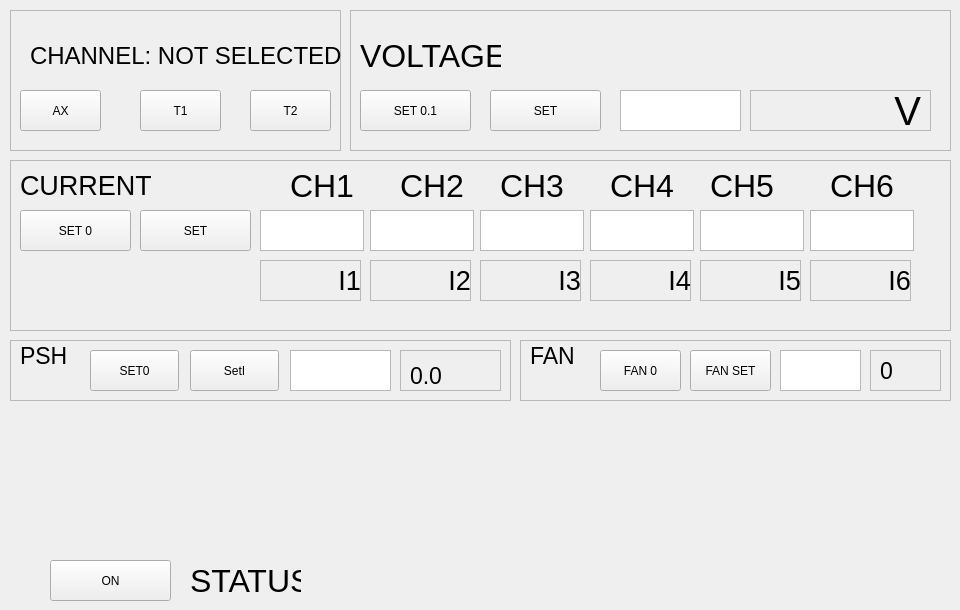
    <widget class="QWidget" name="SHIM">
     <attribute name="title">
      <string>SHIM</string>
     </attribute>
     <widget class="QPushButton" name="pushButtonAX">
      <property name="geometry">
       <rect>
        <x>20</x>
        <y>90</y>
        <width>81</width>
        <height>41</height>
       </rect>
      </property>
      <property name="text">
       <string>AX</string>
      </property>
     </widget>
     <widget class="QPushButton" name="pushButton_T1">
      <property name="geometry">
       <rect>
        <x>140</x>
        <y>90</y>
        <width>81</width>
        <height>41</height>
       </rect>
      </property>
      <property name="text">
       <string>T1</string>
      </property>
     </widget>
     <widget class="QPushButton" name="pushButton_T2">
      <property name="geometry">
       <rect>
        <x>250</x>
        <y>90</y>
        <width>81</width>
        <height>41</height>
       </rect>
      </property>
      <property name="text">
       <string>T2</string>
      </property>
     </widget>
     <widget class="QFrame" name="frame_2">
      <property name="geometry">
       <rect>
        <x>10</x>
        <y>10</y>
        <width>331</width>
        <height>141</height>
       </rect>
      </property>
      <property name="frameShape">
       <enum>QFrame::StyledPanel</enum>
      </property>
      <property name="frameShadow">
       <enum>QFrame::Raised</enum>
      </property>
      <widget class="QLabel" name="lbSHIM_Channel">
       <property name="geometry">
        <rect>
         <x>20</x>
         <y>20</y>
         <width>321</width>
         <height>51</height>
        </rect>
       </property>
       <property name="font">
        <font>
         <pointsize>18</pointsize>
        </font>
       </property>
       <property name="text">
        <string>CHANNEL: NOT SELECTED</string>
       </property>
       <property name="textFormat">
        <enum>Qt::AutoText</enum>
       </property>
      </widget>
     </widget>
     <widget class="QFrame" name="frame_4">
      <property name="enabled">
       <bool>true</bool>
      </property>
      <property name="geometry">
       <rect>
        <x>10</x>
        <y>160</y>
        <width>941</width>
        <height>171</height>
       </rect>
      </property>
      <property name="font">
       <font>
        <kerning>false</kerning>
       </font>
      </property>
      <property name="frameShape">
       <enum>QFrame::StyledPanel</enum>
      </property>
      <property name="frameShadow">
       <enum>QFrame::Sunken</enum>
      </property>
      <widget class="QLabel" name="label_11">
       <property name="geometry">
        <rect>
         <x>10</x>
         <y>0</y>
         <width>131</width>
         <height>51</height>
        </rect>
       </property>
       <property name="font">
        <font>
         <pointsize>20</pointsize>
         <kerning>false</kerning>
        </font>
       </property>
       <property name="text">
        <string>CURRENT</string>
       </property>
       <property name="textFormat">
        <enum>Qt::AutoText</enum>
       </property>
      </widget>
      <widget class="QPushButton" name="pushButton_SetCurr">
       <property name="geometry">
        <rect>
         <x>130</x>
         <y>50</y>
         <width>111</width>
         <height>41</height>
        </rect>
       </property>
       <property name="text">
        <string>SET</string>
       </property>
      </widget>
      <widget class="QPushButton" name="pushButton_SetCurr0">
       <property name="geometry">
        <rect>
         <x>10</x>
         <y>50</y>
         <width>111</width>
         <height>41</height>
        </rect>
       </property>
       <property name="text">
        <string>SET 0</string>
       </property>
      </widget>
      <widget class="QPlainTextEdit" name="pTextCurrCH6_set">
       <property name="geometry">
        <rect>
         <x>800</x>
         <y>50</y>
         <width>104</width>
         <height>41</height>
        </rect>
       </property>
       <property name="font">
        <font>
         <pointsize>18</pointsize>
         <kerning>false</kerning>
        </font>
       </property>
       <property name="maximumBlockCount">
        <number>1</number>
       </property>
      </widget>
      <widget class="QLabel" name="lnCh6">
       <property name="geometry">
        <rect>
         <x>820</x>
         <y>0</y>
         <width>71</width>
         <height>51</height>
        </rect>
       </property>
       <property name="font">
        <font>
         <pointsize>24</pointsize>
         <kerning>false</kerning>
        </font>
       </property>
       <property name="text">
        <string>CH6</string>
       </property>
       <property name="textFormat">
        <enum>Qt::AutoText</enum>
       </property>
      </widget>
      <widget class="QPlainTextEdit" name="pTextCurrCH5_set">
       <property name="geometry">
        <rect>
         <x>690</x>
         <y>50</y>
         <width>104</width>
         <height>41</height>
        </rect>
       </property>
       <property name="font">
        <font>
         <pointsize>18</pointsize>
         <kerning>false</kerning>
        </font>
       </property>
       <property name="maximumBlockCount">
        <number>1</number>
       </property>
      </widget>
      <widget class="QPlainTextEdit" name="pTextCurrCH4_set">
       <property name="geometry">
        <rect>
         <x>580</x>
         <y>50</y>
         <width>104</width>
         <height>41</height>
        </rect>
       </property>
       <property name="font">
        <font>
         <pointsize>18</pointsize>
         <kerning>false</kerning>
        </font>
       </property>
       <property name="maximumBlockCount">
        <number>1</number>
       </property>
      </widget>
      <widget class="QLabel" name="lnCh5">
       <property name="geometry">
        <rect>
         <x>700</x>
         <y>0</y>
         <width>71</width>
         <height>51</height>
        </rect>
       </property>
       <property name="font">
        <font>
         <pointsize>24</pointsize>
         <kerning>false</kerning>
        </font>
       </property>
       <property name="text">
        <string>CH5</string>
       </property>
       <property name="textFormat">
        <enum>Qt::AutoText</enum>
       </property>
      </widget>
      <widget class="QLabel" name="lnCh4">
       <property name="geometry">
        <rect>
         <x>600</x>
         <y>0</y>
         <width>71</width>
         <height>51</height>
        </rect>
       </property>
       <property name="font">
        <font>
         <pointsize>24</pointsize>
         <kerning>false</kerning>
        </font>
       </property>
       <property name="text">
        <string>CH4</string>
       </property>
       <property name="textFormat">
        <enum>Qt::AutoText</enum>
       </property>
      </widget>
      <widget class="QPlainTextEdit" name="pTextCurrCH3_set">
       <property name="geometry">
        <rect>
         <x>470</x>
         <y>50</y>
         <width>104</width>
         <height>41</height>
        </rect>
       </property>
       <property name="font">
        <font>
         <pointsize>18</pointsize>
         <kerning>false</kerning>
        </font>
       </property>
       <property name="maximumBlockCount">
        <number>1</number>
       </property>
      </widget>
      <widget class="QLabel" name="lnCh3">
       <property name="geometry">
        <rect>
         <x>490</x>
         <y>0</y>
         <width>71</width>
         <height>51</height>
        </rect>
       </property>
       <property name="font">
        <font>
         <pointsize>24</pointsize>
         <kerning>false</kerning>
        </font>
       </property>
       <property name="text">
        <string>CH3</string>
       </property>
       <property name="textFormat">
        <enum>Qt::AutoText</enum>
       </property>
      </widget>
      <widget class="QPlainTextEdit" name="pTextCurrCH2_set">
       <property name="geometry">
        <rect>
         <x>360</x>
         <y>50</y>
         <width>104</width>
         <height>41</height>
        </rect>
       </property>
       <property name="font">
        <font>
         <pointsize>18</pointsize>
         <kerning>false</kerning>
        </font>
       </property>
       <property name="maximumBlockCount">
        <number>1</number>
       </property>
      </widget>
      <widget class="QLabel" name="lnCh2">
       <property name="geometry">
        <rect>
         <x>390</x>
         <y>0</y>
         <width>71</width>
         <height>51</height>
        </rect>
       </property>
       <property name="font">
        <font>
         <pointsize>24</pointsize>
         <kerning>false</kerning>
        </font>
       </property>
       <property name="text">
        <string>CH2</string>
       </property>
       <property name="textFormat">
        <enum>Qt::AutoText</enum>
       </property>
      </widget>
      <widget class="QPlainTextEdit" name="pTextCurrCH1_set">
       <property name="geometry">
        <rect>
         <x>250</x>
         <y>50</y>
         <width>104</width>
         <height>41</height>
        </rect>
       </property>
       <property name="font">
        <font>
         <pointsize>18</pointsize>
         <kerning>false</kerning>
        </font>
       </property>
       <property name="inputMethodHints">
        <set>Qt::ImhNone</set>
       </property>
       <property name="maximumBlockCount">
        <number>1</number>
       </property>
      </widget>
      <widget class="QLabel" name="lnCh1">
       <property name="geometry">
        <rect>
         <x>280</x>
         <y>0</y>
         <width>71</width>
         <height>51</height>
        </rect>
       </property>
       <property name="font">
        <font>
         <pointsize>24</pointsize>
         <kerning>false</kerning>
        </font>
       </property>
       <property name="text">
        <string>CH1</string>
       </property>
       <property name="textFormat">
        <enum>Qt::AutoText</enum>
       </property>
      </widget>
      <widget class="QLabel" name="lbCurrCH6_get">
       <property name="geometry">
        <rect>
         <x>800</x>
         <y>100</y>
         <width>101</width>
         <height>41</height>
        </rect>
       </property>
       <property name="font">
        <font>
         <pointsize>20</pointsize>
         <bold>false</bold>
         <strikeout>false</strikeout>
         <kerning>true</kerning>
        </font>
       </property>
       <property name="layoutDirection">
        <enum>Qt::LeftToRight</enum>
       </property>
       <property name="text">
        <string>I6</string>
       </property>
       <property name="textFormat">
        <enum>Qt::AutoText</enum>
       </property>
       <property name="alignment">
        <set>Qt::AlignRight|Qt::AlignTrailing|Qt::AlignVCenter</set>
       </property>
      </widget>
      <widget class="QLabel" name="lbCurrCH5_get">
       <property name="geometry">
        <rect>
         <x>690</x>
         <y>100</y>
         <width>101</width>
         <height>41</height>
        </rect>
       </property>
       <property name="font">
        <font>
         <pointsize>20</pointsize>
         <bold>false</bold>
         <strikeout>false</strikeout>
         <kerning>true</kerning>
        </font>
       </property>
       <property name="text">
        <string>I5</string>
       </property>
       <property name="textFormat">
        <enum>Qt::AutoText</enum>
       </property>
       <property name="alignment">
        <set>Qt::AlignRight|Qt::AlignTrailing|Qt::AlignVCenter</set>
       </property>
      </widget>
      <widget class="QLabel" name="lbCurrCH4_get">
       <property name="geometry">
        <rect>
         <x>580</x>
         <y>100</y>
         <width>101</width>
         <height>41</height>
        </rect>
       </property>
       <property name="font">
        <font>
         <pointsize>20</pointsize>
         <bold>false</bold>
         <strikeout>false</strikeout>
         <kerning>true</kerning>
        </font>
       </property>
       <property name="text">
        <string>I4</string>
       </property>
       <property name="textFormat">
        <enum>Qt::AutoText</enum>
       </property>
       <property name="alignment">
        <set>Qt::AlignRight|Qt::AlignTrailing|Qt::AlignVCenter</set>
       </property>
      </widget>
      <widget class="QLabel" name="lbCurrCH3_get">
       <property name="geometry">
        <rect>
         <x>470</x>
         <y>100</y>
         <width>101</width>
         <height>41</height>
        </rect>
       </property>
       <property name="font">
        <font>
         <pointsize>20</pointsize>
         <bold>false</bold>
         <strikeout>false</strikeout>
         <kerning>true</kerning>
        </font>
       </property>
       <property name="text">
        <string>I3</string>
       </property>
       <property name="textFormat">
        <enum>Qt::AutoText</enum>
       </property>
       <property name="alignment">
        <set>Qt::AlignRight|Qt::AlignTrailing|Qt::AlignVCenter</set>
       </property>
      </widget>
      <widget class="QLabel" name="lbCurrCH2_get">
       <property name="geometry">
        <rect>
         <x>360</x>
         <y>100</y>
         <width>101</width>
         <height>41</height>
        </rect>
       </property>
       <property name="font">
        <font>
         <pointsize>20</pointsize>
         <bold>false</bold>
         <strikeout>false</strikeout>
         <kerning>true</kerning>
        </font>
       </property>
       <property name="text">
        <string>I2</string>
       </property>
       <property name="textFormat">
        <enum>Qt::AutoText</enum>
       </property>
       <property name="alignment">
        <set>Qt::AlignRight|Qt::AlignTrailing|Qt::AlignVCenter</set>
       </property>
      </widget>
      <widget class="QFrame" name="frame_13">
       <property name="geometry">
        <rect>
         <x>250</x>
         <y>100</y>
         <width>101</width>
         <height>41</height>
        </rect>
       </property>
       <property name="frameShape">
        <enum>QFrame::StyledPanel</enum>
       </property>
       <property name="frameShadow">
        <enum>QFrame::Raised</enum>
       </property>
       <widget class="QLabel" name="lbCurrCH1_get">
        <property name="geometry">
         <rect>
          <x>0</x>
          <y>0</y>
          <width>101</width>
          <height>41</height>
         </rect>
        </property>
        <property name="font">
         <font>
          <pointsize>20</pointsize>
          <bold>false</bold>
          <strikeout>false</strikeout>
          <kerning>true</kerning>
         </font>
        </property>
        <property name="text">
         <string>I1</string>
        </property>
        <property name="textFormat">
         <enum>Qt::AutoText</enum>
        </property>
        <property name="alignment">
         <set>Qt::AlignRight|Qt::AlignTrailing|Qt::AlignVCenter</set>
        </property>
       </widget>
      </widget>
      <widget class="QFrame" name="frame_14">
       <property name="geometry">
        <rect>
         <x>360</x>
         <y>100</y>
         <width>101</width>
         <height>41</height>
        </rect>
       </property>
       <property name="frameShape">
        <enum>QFrame::StyledPanel</enum>
       </property>
       <property name="frameShadow">
        <enum>QFrame::Raised</enum>
       </property>
      </widget>
      <widget class="QFrame" name="frame_15">
       <property name="geometry">
        <rect>
         <x>470</x>
         <y>100</y>
         <width>101</width>
         <height>41</height>
        </rect>
       </property>
       <property name="frameShape">
        <enum>QFrame::StyledPanel</enum>
       </property>
       <property name="frameShadow">
        <enum>QFrame::Raised</enum>
       </property>
      </widget>
      <widget class="QFrame" name="frame_16">
       <property name="geometry">
        <rect>
         <x>580</x>
         <y>100</y>
         <width>101</width>
         <height>41</height>
        </rect>
       </property>
       <property name="frameShape">
        <enum>QFrame::StyledPanel</enum>
       </property>
       <property name="frameShadow">
        <enum>QFrame::Raised</enum>
       </property>
      </widget>
      <widget class="QFrame" name="frame_17">
       <property name="geometry">
        <rect>
         <x>690</x>
         <y>100</y>
         <width>101</width>
         <height>41</height>
        </rect>
       </property>
       <property name="frameShape">
        <enum>QFrame::StyledPanel</enum>
       </property>
       <property name="frameShadow">
        <enum>QFrame::Raised</enum>
       </property>
      </widget>
      <widget class="QFrame" name="frame_18">
       <property name="geometry">
        <rect>
         <x>800</x>
         <y>100</y>
         <width>101</width>
         <height>41</height>
        </rect>
       </property>
       <property name="frameShape">
        <enum>QFrame::StyledPanel</enum>
       </property>
       <property name="frameShadow">
        <enum>QFrame::Raised</enum>
       </property>
      </widget>
      <zorder>frame_18</zorder>
      <zorder>frame_17</zorder>
      <zorder>frame_16</zorder>
      <zorder>frame_15</zorder>
      <zorder>frame_14</zorder>
      <zorder>frame_13</zorder>
      <zorder>label_11</zorder>
      <zorder>pushButton_SetCurr</zorder>
      <zorder>pushButton_SetCurr0</zorder>
      <zorder>pTextCurrCH6_set</zorder>
      <zorder>lnCh6</zorder>
      <zorder>pTextCurrCH5_set</zorder>
      <zorder>pTextCurrCH4_set</zorder>
      <zorder>lnCh5</zorder>
      <zorder>lnCh4</zorder>
      <zorder>pTextCurrCH3_set</zorder>
      <zorder>lnCh3</zorder>
      <zorder>pTextCurrCH2_set</zorder>
      <zorder>lnCh2</zorder>
      <zorder>pTextCurrCH1_set</zorder>
      <zorder>lnCh1</zorder>
      <zorder>lbCurrCH6_get</zorder>
      <zorder>lbCurrCH5_get</zorder>
      <zorder>lbCurrCH4_get</zorder>
      <zorder>lbCurrCH3_get</zorder>
      <zorder>lbCurrCH2_get</zorder>
     </widget>
     <widget class="QPushButton" name="pushButton_ON">
      <property name="geometry">
       <rect>
        <x>50</x>
        <y>560</y>
        <width>121</width>
        <height>41</height>
       </rect>
      </property>
      <property name="text">
       <string>ON</string>
      </property>
     </widget>
     <widget class="QLabel" name="lbStatusSHIM">
      <property name="geometry">
       <rect>
        <x>190</x>
        <y>560</y>
        <width>111</width>
        <height>41</height>
       </rect>
      </property>
      <property name="font">
       <font>
        <pointsize>24</pointsize>
       </font>
      </property>
      <property name="text">
       <string>STATUS</string>
      </property>
      <property name="textFormat">
       <enum>Qt::AutoText</enum>
      </property>
     </widget>
     <widget class="QFrame" name="frame_5">
      <property name="geometry">
       <rect>
        <x>350</x>
        <y>10</y>
        <width>601</width>
        <height>141</height>
       </rect>
      </property>
      <property name="frameShape">
       <enum>QFrame::StyledPanel</enum>
      </property>
      <property name="frameShadow">
       <enum>QFrame::Raised</enum>
      </property>
      <widget class="QFrame" name="frame_3">
       <property name="geometry">
        <rect>
         <x>400</x>
         <y>80</y>
         <width>181</width>
         <height>41</height>
        </rect>
       </property>
       <property name="frameShape">
        <enum>QFrame::StyledPanel</enum>
       </property>
       <property name="frameShadow">
        <enum>QFrame::Raised</enum>
       </property>
       <widget class="QLabel" name="lbV_get">
        <property name="geometry">
         <rect>
          <x>10</x>
          <y>0</y>
          <width>161</width>
          <height>41</height>
         </rect>
        </property>
        <property name="font">
         <font>
          <pointsize>30</pointsize>
         </font>
        </property>
        <property name="text">
         <string>V</string>
        </property>
        <property name="textFormat">
         <enum>Qt::AutoText</enum>
        </property>
        <property name="alignment">
         <set>Qt::AlignRight|Qt::AlignTrailing|Qt::AlignVCenter</set>
        </property>
       </widget>
      </widget>
      <widget class="QPlainTextEdit" name="pTextV_set">
       <property name="geometry">
        <rect>
         <x>270</x>
         <y>80</y>
         <width>121</width>
         <height>41</height>
        </rect>
       </property>
       <property name="font">
        <font>
         <pointsize>18</pointsize>
        </font>
       </property>
       <property name="inputMethodHints">
        <set>Qt::ImhFormattedNumbersOnly</set>
       </property>
       <property name="maximumBlockCount">
        <number>1</number>
       </property>
      </widget>
      <widget class="QPushButton" name="pushButton_SetV_0">
       <property name="geometry">
        <rect>
         <x>10</x>
         <y>80</y>
         <width>111</width>
         <height>41</height>
        </rect>
       </property>
       <property name="text">
        <string>SET 0.1</string>
       </property>
      </widget>
      <widget class="QPushButton" name="pushButton_SetV">
       <property name="geometry">
        <rect>
         <x>140</x>
         <y>80</y>
         <width>111</width>
         <height>41</height>
        </rect>
       </property>
       <property name="text">
        <string>SET</string>
       </property>
      </widget>
      <widget class="QLabel" name="label_10">
       <property name="geometry">
        <rect>
         <x>10</x>
         <y>20</y>
         <width>141</width>
         <height>51</height>
        </rect>
       </property>
       <property name="font">
        <font>
         <pointsize>24</pointsize>
        </font>
       </property>
       <property name="text">
        <string>VOLTAGE</string>
       </property>
       <property name="textFormat">
        <enum>Qt::AutoText</enum>
       </property>
      </widget>
     </widget>
     <widget class="QFrame" name="frame_12">
      <property name="geometry">
       <rect>
        <x>10</x>
        <y>340</y>
        <width>501</width>
        <height>61</height>
       </rect>
      </property>
      <property name="frameShape">
       <enum>QFrame::StyledPanel</enum>
      </property>
      <property name="frameShadow">
       <enum>QFrame::Raised</enum>
      </property>
      <widget class="QLabel" name="plabel_Current_SHIM">
       <property name="geometry">
        <rect>
         <x>400</x>
         <y>20</y>
         <width>81</width>
         <height>31</height>
        </rect>
       </property>
       <property name="font">
        <font>
         <pointsize>17</pointsize>
        </font>
       </property>
       <property name="text">
        <string>0.0</string>
       </property>
       <property name="textFormat">
        <enum>Qt::AutoText</enum>
       </property>
      </widget>
      <widget class="QPushButton" name="pButt_setT2_SHIM">
       <property name="geometry">
        <rect>
         <x>80</x>
         <y>10</y>
         <width>89</width>
         <height>41</height>
        </rect>
       </property>
       <property name="text">
        <string>SET0</string>
       </property>
      </widget>
      <widget class="QPushButton" name="pButton_setT2_SHIM">
       <property name="geometry">
        <rect>
         <x>180</x>
         <y>10</y>
         <width>89</width>
         <height>41</height>
        </rect>
       </property>
       <property name="text">
        <string>SetI</string>
       </property>
      </widget>
      <widget class="QPlainTextEdit" name="pTextEditCurrent_SHIM">
       <property name="geometry">
        <rect>
         <x>280</x>
         <y>10</y>
         <width>101</width>
         <height>41</height>
        </rect>
       </property>
       <property name="maximumBlockCount">
        <number>1</number>
       </property>
      </widget>
      <widget class="QLabel" name="label_Mode_SHIM_2">
       <property name="geometry">
        <rect>
         <x>10</x>
         <y>0</y>
         <width>51</width>
         <height>31</height>
        </rect>
       </property>
       <property name="font">
        <font>
         <pointsize>17</pointsize>
        </font>
       </property>
       <property name="text">
        <string>PSH</string>
       </property>
       <property name="textFormat">
        <enum>Qt::AutoText</enum>
       </property>
      </widget>
      <widget class="QFrame" name="frame_19">
       <property name="geometry">
        <rect>
         <x>390</x>
         <y>10</y>
         <width>101</width>
         <height>41</height>
        </rect>
       </property>
       <property name="frameShape">
        <enum>QFrame::StyledPanel</enum>
       </property>
       <property name="frameShadow">
        <enum>QFrame::Raised</enum>
       </property>
      </widget>
     </widget>
     <widget class="QPlainTextEdit" name="plainTextSetFAN">
      <property name="geometry">
       <rect>
        <x>780</x>
        <y>350</y>
        <width>81</width>
        <height>41</height>
       </rect>
      </property>
      <property name="maximumBlockCount">
       <number>1</number>
      </property>
     </widget>
     <widget class="QPushButton" name="pushButton_SetV_2">
      <property name="geometry">
       <rect>
        <x>690</x>
        <y>350</y>
        <width>81</width>
        <height>41</height>
       </rect>
      </property>
      <property name="text">
       <string>FAN SET</string>
      </property>
     </widget>
     <widget class="QFrame" name="frame_20">
      <property name="geometry">
       <rect>
        <x>870</x>
        <y>350</y>
        <width>71</width>
        <height>41</height>
       </rect>
      </property>
      <property name="frameShape">
       <enum>QFrame::StyledPanel</enum>
      </property>
      <property name="frameShadow">
       <enum>QFrame::Raised</enum>
      </property>
      <widget class="QLabel" name="lbFAN_value">
       <property name="geometry">
        <rect>
         <x>10</x>
         <y>10</y>
         <width>61</width>
         <height>21</height>
        </rect>
       </property>
       <property name="font">
        <font>
         <pointsize>17</pointsize>
        </font>
       </property>
       <property name="text">
        <string>0</string>
       </property>
       <property name="textFormat">
        <enum>Qt::AutoText</enum>
       </property>
      </widget>
     </widget>
     <widget class="QFrame" name="frame_11">
      <property name="geometry">
       <rect>
        <x>520</x>
        <y>340</y>
        <width>431</width>
        <height>61</height>
       </rect>
      </property>
      <property name="frameShape">
       <enum>QFrame::StyledPanel</enum>
      </property>
      <property name="frameShadow">
       <enum>QFrame::Raised</enum>
      </property>
      <widget class="QPushButton" name="pushButton_SetFAN_0">
       <property name="geometry">
        <rect>
         <x>80</x>
         <y>10</y>
         <width>81</width>
         <height>41</height>
        </rect>
       </property>
       <property name="text">
        <string>FAN 0</string>
       </property>
      </widget>
      <widget class="QLabel" name="label_Mode_SHIM_3">
       <property name="geometry">
        <rect>
         <x>10</x>
         <y>0</y>
         <width>51</width>
         <height>31</height>
        </rect>
       </property>
       <property name="font">
        <font>
         <pointsize>17</pointsize>
        </font>
       </property>
       <property name="text">
        <string>FAN</string>
       </property>
       <property name="textFormat">
        <enum>Qt::AutoText</enum>
       </property>
      </widget>
     </widget>
     <zorder>frame_11</zorder>
     <zorder>frame_12</zorder>
     <zorder>frame_5</zorder>
     <zorder>frame_2</zorder>
     <zorder>pushButtonAX</zorder>
     <zorder>pushButton_T1</zorder>
     <zorder>pushButton_T2</zorder>
     <zorder>frame_4</zorder>
     <zorder>pushButton_ON</zorder>
     <zorder>lbStatusSHIM</zorder>
     <zorder>plainTextSetFAN</zorder>
     <zorder>pushButton_SetV_2</zorder>
     <zorder>frame_20</zorder>
    </widget>
